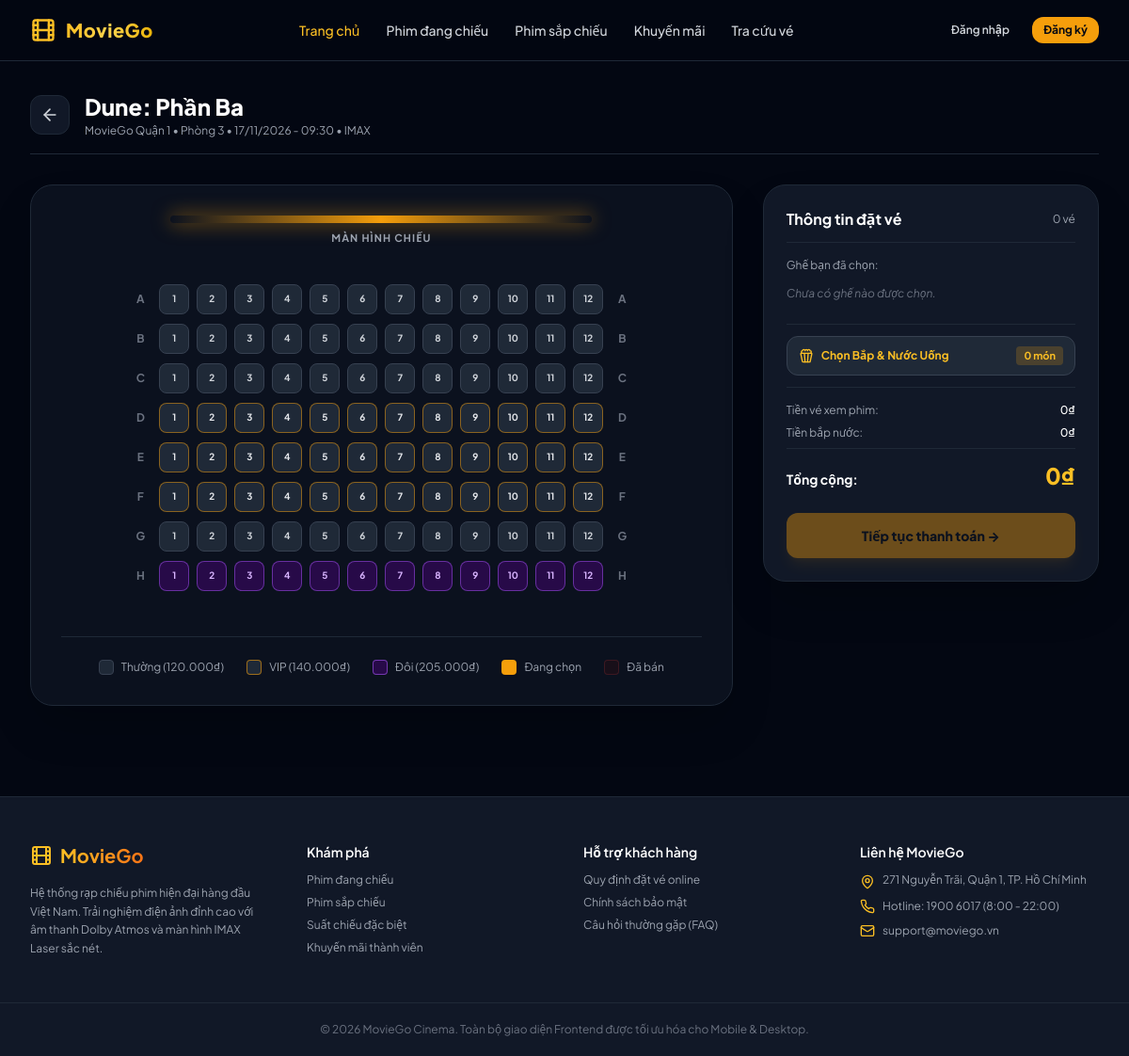
/cinema/seats?showtime_id=4, run on the app's committed database.
### tables this page shows
CREATE TABLE showtimes (
  id         INT UNSIGNED AUTO_INCREMENT PRIMARY KEY,
  movie_id   INT UNSIGNED NOT NULL,
  screen_id  INT UNSIGNED NOT NULL,
  starts_at  DATETIME NOT NULL,
  format     ENUM('2D','3D','IMAX') NOT NULL DEFAULT '2D',
  base_price INT UNSIGNED NOT NULL COMMENT 'giá ghế thường (VNĐ)',
  INDEX idx_show_movie (movie_id, starts_at),
  INDEX idx_show_screen (screen_id, starts_at),
  FOREIGN KEY (movie_id)  REFERENCES movies(id)  ON DELETE CASCADE,
  FOREIGN KEY (screen_id) REFERENCES screens(id) ON DELETE CASCADE
);

CREATE TABLE movies (
  id           INT UNSIGNED AUTO_INCREMENT PRIMARY KEY,
  title        VARCHAR(200) NOT NULL,
  poster       VARCHAR(500) NULL,
  backdrop     VARCHAR(500) NULL,
  trailer_url  VARCHAR(500) NULL,
  description  TEXT NULL,
  duration     SMALLINT UNSIGNED NOT NULL COMMENT 'phút',
  rating       DECIMAL(3,1) NOT NULL DEFAULT 0.0 COMMENT 'thang 10',
  age_rating   VARCHAR(10) NOT NULL DEFAULT 'P' COMMENT 'P, T13, T16, T18',
  release_date DATE NULL,
  director     VARCHAR(150) NULL,
  cast_list    VARCHAR(500) NULL COMMENT 'diễn viên, cách nhau bằng dấu phẩy',
  language     VARCHAR(100) NULL,
  status       ENUM('now_showing','coming_soon','stopped') NOT NULL DEFAULT 'coming_soon',
  created_at   TIMESTAMP NOT NULL DEFAULT CURRENT_TIMESTAMP,
  INDEX idx_movies_status (status)
);

CREATE TABLE cinemas (
  id      INT UNSIGNED AUTO_INCREMENT PRIMARY KEY,
  name    VARCHAR(120) NOT NULL,
  address VARCHAR(255) NOT NULL,
  city    VARCHAR(60)  NOT NULL,
  phone   VARCHAR(20)  NULL
);

CREATE TABLE screens (
  id        INT UNSIGNED AUTO_INCREMENT PRIMARY KEY,
  cinema_id INT UNSIGNED NOT NULL,
  name      VARCHAR(50) NOT NULL COMMENT 'Phòng 1, Phòng 2...',
  UNIQUE KEY uq_screen (cinema_id, name),
  FOREIGN KEY (cinema_id) REFERENCES cinemas(id) ON DELETE CASCADE
);

### app/Controllers/CinemaController.php (called while the page is built, shortened)
<?php
class CinemaController
{
    public function seats()
    {
        $pdo = Database::pdo();
        $showtimeId = (int)($_GET['showtime_id'] ?? 1);
        $stmt = $pdo->prepare(
            "SELECT s.*, m.title AS movie_title, m.poster, m.age_rating,
                    sc.id AS screen_id, sc.name AS screen_name,
                    c.id AS cinema_id, c.name AS cinema_name
             FROM showtimes s
             JOIN movies m ON m.id = s.movie_id
             JOIN screens sc ON sc.id = s.screen_id
             JOIN cinemas c ON c.id = sc.cinema_id
             WHERE s.id = ? LIMIT 1"
        );
        $stmt->execute([$showtimeId]);
        $showtime = $stmt->fetch();
        $soldStmt = $pdo->prepare(
            "SELECT CONCAT(se.row_label, se.seat_number) AS code
             FROM order_seats os
             JOIN seats se ON se.id = os.seat_id
             JOIN orders o ON o.id = os.order_id
             WHERE os.showtime_id = ? AND o.status != 'cancelled'"
        );
        $soldStmt->execute([$showtimeId]);
        $soldSeats = $soldStmt->fetchAll(PDO::FETCH_COLUMN) ?: [];
        return view('client/cinema/seats', compact('showtime', 'showtimeId', 'soldSeats', 'combos'));
    }
}

### app/Views/client/cinema/seats.php (the view, shortened to what this page needs)
<?php
include __DIR__ . '/layouts/header.php';
$showtime   = $showtime ?? [];
$soldSeats  = $soldSeats ?? [];
$rows = ['A', 'B', 'C', 'D', 'E', 'F', 'G', 'H'];
$basePrice = (int)($showtime['base_price'] ?? 75000);
?>
<div class="max-w-7xl mx-auto px-4 sm:px-6 lg:px-8 py-8">
  <div class="flex items-center gap-4 mb-8 border-b border-gray-800 pb-4">
    <a href="/cinema/detail?id=<?= $showtime['movie_id'] ?? 1 ?>" class="p-2.5 rounded-xl bg-gray-900 hover:bg-gray-800 border border-gray-800 text-gray-300">
      <i data-lucide="arrow-left" class="w-5 h-5"></i>
    </a>
    <div>
      <h1 class="text-xl sm:text-2xl font-black text-white"><?= htmlspecialchars($showtime['movie_title'] ?? 'Đang tải...') ?></h1>
      <p class="text-xs text-gray-400 mt-0.5">
        <?= htmlspecialchars($showtime['cinema_name'] ?? '') ?> • <?= htmlspecialchars($showtime['screen_name'] ?? '') ?> • <?= date('d/m/Y - H:i', strtotime($showtime['starts_at'] ?? 'now')) ?> • <?= htmlspecialchars($showtime['format'] ?? '2D') ?>
      </p>
    </div>
  </div>
  <div class="grid grid-cols-1 lg:grid-cols-12 gap-8 items-start">
    <div class="lg:col-span-8 bg-gray-900/60 border border-gray-800 rounded-3xl p-6 sm:p-8 shadow-2xl">
      <div class="relative w-full max-w-md mx-auto mb-10 text-center">
        <div class="h-2 bg-gradient-to-r from-transparent via-amber-500 to-transparent rounded-full shadow-[0_0_20px_rgba(245,158,11,0.6)]"></div>
        <p class="text-[11px] font-bold text-gray-400 uppercase tracking-widest mt-2">MÀN HÌNH CHIẾU</p>
      </div>
      <div class="overflow-x-auto pb-4">
        <div class="min-w-[500px] flex flex-col gap-2.5 items-center">
          <?php foreach ($rows as $row):
            $isVIP = in_array($row, ['D', 'E', 'F']);
            $isCouple = ($row === 'H');
            $surcharge = $isCouple ? 85000 : ($isVIP ? 20000 : 0);
            $price = $basePrice + $surcharge;
          ?>
            <div class="flex items-center gap-2">
              <span class="w-6 text-xs font-bold text-gray-500 text-center"><?= $row ?></span>
              <div class="flex gap-1.5 sm:gap-2">
                <?php for ($col = 1; $col <= 12; $col++):
                  $seatId = $row . $col;
                  $isSold = in_array($seatId, $soldSeats);
                ?>
                  <button
                    type="button"
                    id="seat-<?= $seatId ?>"
                    data-seat="<?= $seatId ?>"
                    data-price="<?= $price ?>"
                    data-type="<?= $isCouple ? 'couple' : ($isVIP ? 'vip' : 'standard') ?>"
                    <?= $isSold ? 'disabled' : '' ?>
                    onclick="toggleSeat('<?= $seatId ?>', <?= $price ?>)"
                    class="seat-btn w-7 h-7 sm:w-8 sm:h-8 rounded-lg text-[10px] font-bold flex items-center justify-center transition-all
                    <?= $isSold ? 'bg-red-950/40 text-red-500 border border-red-500/30 cursor-not-allowed opacity-50' :
                       ($isVIP ? 'bg-gray-800 text-gray-200 border border-amber-500/50 hover:bg-amber-500 hover:text-gray-950' :
                       ($isCouple ? 'bg-purple-950/60 text-purple-300 border border-purple-500/50 hover:bg-purple-500 hover:text-white' :
                       'bg-gray-800 text-gray-300 hover:bg-amber-500 hover:text-gray-950 border border-gray-700')) ?>"
                    title="Ghế <?= $seatId ?> - <?= number_format($price, 0, ',', '.') ?>₫">
                    <?= $col ?>
                  </button>
                <?php endfor; ?>
              </div>
              <span class="w-6 text-xs font-bold text-gray-500 text-center"><?= $row ?></span>
            </div>
          <?php endforeach; ?>
        </div>
      </div>
      <div class="flex flex-wrap items-center justify-center gap-4 sm:gap-6 mt-8 pt-6 border-t border-gray-800 text-xs text-gray-400">
        <div class="flex items-center gap-2">
          <span class="w-4 h-4 rounded bg-gray-800 border border-gray-700"></span>
          <span>Thường (<?= number_format($basePrice, 0, ',', '.') ?>₫)</span>
        </div>
        <div class="flex items-center gap-2">
          <span class="w-4 h-4 rounded bg-gray-800 border border-amber-500/60"></span>
          <span>VIP (<?= number_format($basePrice + 20000, 0, ',', '.') ?>₫)</span>
        </div>
        <div class="flex items-center gap-2">
          <span class="w-4 h-4 rounded bg-purple-950/60 border border-purple-500/60"></span>
          <span>Đôi (<?= number_format($basePrice + 85000, 0, ',', '.') ?>₫)</span>
        </div>
        <div class="flex items-center gap-2">
          <span class="w-4 h-4 rounded bg-amber-500 shadow"></span>
          <span>Đang chọn</span>
        </div>
        <div class="flex items-center gap-2">
          <span class="w-4 h-4 rounded bg-red-950/40 border border-red-500/30 opacity-60"></span>
          <span>Đã bán</span>
        </div>
      </div>
    </div>
    <div class="lg:col-span-4 space-y-6">
      <div class="bg-gray-900 border border-gray-800 rounded-3xl p-6 shadow-2xl sticky top-24">
        <h2 class="text-base font-bold text-white mb-4 border-b border-gray-800 pb-3 flex items-center justify-between">
          <span>Thông tin đặt vé</span>
          <span class="text-xs font-normal text-gray-400" id="seat-count">0 vé</span>
        </h2>
        <div class="mb-4">
          <span class="text-xs text-gray-400 block mb-1.5">Ghế bạn đã chọn:</span>
          <div id="selected-seats-badge" class="flex flex-wrap gap-1.5 min-h-[32px] items-center text-xs text-gray-500 italic">
            Chưa có ghế nào được chọn.
          </div>
        </div>
        <div class="py-3 border-y border-gray-800 mb-4">
          <button type="button" onclick="openComboModal()" class="w-full py-2.5 px-3 rounded-xl bg-gray-800 hover:bg-gray-700 text-amber-400 text-xs font-bold transition-colors flex items-center justify-between border border-gray-700">
            <span class="flex items-center gap-2">
              <i data-lucide="popcorn" class="w-4 h-4"></i>
              Chọn Bắp & Nước Uống
            </span>
            <span class="bg-amber-500/20 text-amber-400 px-2 py-0.5 rounded text-[11px]" id="combo-badge">0 món</span>
          </button>
        </div>
        <div class="space-y-2 text-xs text-gray-400 mb-6">
          <div class="flex justify-between">
            <span>Tiền vé xem phim:</span>
            <span class="text-white font-medium" id="ticket-total-display">0₫</span>
          </div>
          <div class="flex justify-between">
            <span>Tiền bắp nước:</span>
            <span class="text-white font-medium" id="combo-total-display">0₫</span>
          </div>
          <div class="pt-3 border-t border-gray-800 flex justify-between items-baseline">
            <span class="text-sm font-bold text-white">Tổng cộng:</span>
            <span class="text-2xl font-black text-amber-400" id="grand-total-display">0₫</span>
          </div>
        </div>
        <button type="button" id="btn-submit" onclick="proceedToCheckout()" disabled class="w-full py-3.5 rounded-xl bg-amber-500 hover:bg-amber-400 disabled:opacity-40 text-gray-950 font-extrabold text-sm transition-all shadow-lg shadow-amber-500/20 cursor-pointer disabled:cursor-not-allowed">
          Tiếp tục thanh toán &rarr;
        </button>
      </div>
    </div>
  </div>
</div>
<?php include __DIR__ . '/layouts/footer.php'; ?>

### app/Views/client/cinema/layouts/header.php (style rules this page uses)
body { font-family: 'Plus Jakarta Sans', system-ui, -apple-system, sans-serif; }

### data on the page
showtimes: movie.title "Dune: Phần Ba", cinemas.name "MovieGo Quận 1", screen.name "Phòng 3", starts_at "17/11/2026 - 09:30", format "IMAX", base_price "120.000", $basePrice + 20000 "140.000", $basePrice + 85000 "205.000"

### other printed values
$row "A"
$row "B"
$row "C"
$row "D"
$row "E"
$row "F"
$row "G"
$row "H"
